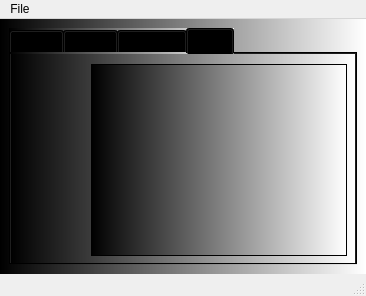
<?xml version="1.0" encoding="UTF-8"?>
<ui version="4.0">
 <class>MainWindow</class>
 <widget class="QMainWindow" name="MainWindow">
  <property name="geometry">
   <rect>
    <x>0</x>
    <y>0</y>
    <width>366</width>
    <height>296</height>
   </rect>
  </property>
  <property name="windowTitle">
   <string>MainWindow</string>
  </property>
  <widget class="QWidget" name="centralwidget">
   <property name="styleSheet">
    <string notr="true">background-color: qlineargradient(spread:pad, x1:0, y1:0, x2:1, y2:0, stop:0 rgba(0, 0, 0, 255), stop:1 rgba(255, 255, 255, 255));</string>
   </property>
   <layout class="QVBoxLayout" name="verticalLayout">
    <item>
     <widget class="QTabWidget" name="tabWidget">
      <property name="styleSheet">
       <string notr="true">background-color: qlineargradient(spread:pad, x1:0, y1:0, x2:1, y2:0, stop:0 rgba(0, 0, 0, 255), stop:1 rgba(255, 255, 255, 255));</string>
      </property>
      <property name="currentIndex">
       <number>3</number>
      </property>
      <widget class="QWidget" name="tab">
       <property name="styleSheet">
        <string notr="true">QWidget{
background-color: rgb(0, 0, 255);
}

QPushButton{
background-color: rgb(255, 255, 255);
}

QPushButton#pushButton_set_label{
background-color: rgb(255, 0, 255);
}
</string>
       </property>
       <attribute name="title">
        <string>Tab 1</string>
       </attribute>
       <widget class="QWidget" name="verticalLayoutWidget">
        <property name="geometry">
         <rect>
          <x>0</x>
          <y>0</y>
          <width>341</width>
          <height>201</height>
         </rect>
        </property>
        <layout class="QVBoxLayout" name="verticalLayout_2">
         <item>
          <widget class="QLabel" name="label">
           <property name="font">
            <font>
             <pointsize>18</pointsize>
            </font>
           </property>
           <property name="text">
            <string>TextLabel</string>
           </property>
           <property name="alignment">
            <set>Qt::AlignCenter</set>
           </property>
          </widget>
         </item>
         <item>
          <layout class="QHBoxLayout" name="horizontalLayout">
           <item>
            <widget class="QPushButton" name="pushButton_clear">
             <property name="text">
              <string>Clear label</string>
             </property>
            </widget>
           </item>
           <item>
            <widget class="QPushButton" name="pushButton_set_label">
             <property name="text">
              <string>Set label</string>
             </property>
            </widget>
           </item>
          </layout>
         </item>
        </layout>
       </widget>
      </widget>
      <widget class="QWidget" name="tab_2">
       <property name="autoFillBackground">
        <bool>false</bool>
       </property>
       <attribute name="title">
        <string>Tab 2</string>
       </attribute>
       <widget class="QPushButton" name="pushButton_convert">
        <property name="geometry">
         <rect>
          <x>260</x>
          <y>180</y>
          <width>75</width>
          <height>23</height>
         </rect>
        </property>
        <property name="styleSheet">
         <string notr="true">background-color: rgb(0, 170, 255);</string>
        </property>
        <property name="text">
         <string>Convert</string>
        </property>
       </widget>
       <widget class="QGroupBox" name="groupBox">
        <property name="geometry">
         <rect>
          <x>10</x>
          <y>69</y>
          <width>321</width>
          <height>101</height>
         </rect>
        </property>
        <property name="styleSheet">
         <string notr="true">background-color: rgb(255, 255, 255);</string>
        </property>
        <property name="title">
         <string>UI and PY conversions</string>
        </property>
        <widget class="QWidget" name="horizontalLayoutWidget">
         <property name="geometry">
          <rect>
           <x>0</x>
           <y>50</y>
           <width>321</width>
           <height>51</height>
          </rect>
         </property>
         <layout class="QHBoxLayout" name="horizontalLayout_2">
          <item>
           <widget class="QLabel" name="label_convert">
            <property name="text">
             <string>&lt;click radio button&gt;</string>
            </property>
           </widget>
          </item>
          <item>
           <widget class="QLineEdit" name="lineEdit"/>
          </item>
          <item>
           <widget class="QToolButton" name="toolButton">
            <property name="text">
             <string>...</string>
            </property>
           </widget>
          </item>
         </layout>
        </widget>
        <widget class="QRadioButton" name="radioButton_ui">
         <property name="geometry">
          <rect>
           <x>10</x>
           <y>20</y>
           <width>82</width>
           <height>17</height>
          </rect>
         </property>
         <property name="text">
          <string>UI to PY</string>
         </property>
        </widget>
        <widget class="QRadioButton" name="radioButton_exe">
         <property name="geometry">
          <rect>
           <x>120</x>
           <y>20</y>
           <width>82</width>
           <height>17</height>
          </rect>
         </property>
         <property name="text">
          <string>PY to EXE</string>
         </property>
        </widget>
       </widget>
      </widget>
      <widget class="QWidget" name="tab_3_network">
       <property name="styleSheet">
        <string notr="true"/>
       </property>
       <attribute name="title">
        <string>Network</string>
       </attribute>
       <widget class="QGroupBox" name="groupBox_2_client1">
        <property name="geometry">
         <rect>
          <x>10</x>
          <y>10</y>
          <width>121</width>
          <height>191</height>
         </rect>
        </property>
        <property name="styleSheet">
         <string notr="true">background-color: rgb(255, 255, 255);</string>
        </property>
        <property name="title">
         <string>TCP Client</string>
        </property>
        <widget class="QWidget" name="verticalLayoutWidget_2">
         <property name="geometry">
          <rect>
           <x>10</x>
           <y>19</y>
           <width>101</width>
           <height>161</height>
          </rect>
         </property>
         <layout class="QVBoxLayout" name="verticalLayout_4">
          <item>
           <widget class="QTextEdit" name="textEdit_client1"/>
          </item>
          <item>
           <widget class="QLineEdit" name="lineEdit_client1"/>
          </item>
          <item>
           <widget class="QPushButton" name="pushButton_client1_send">
            <property name="styleSheet">
             <string notr="true">background-color: rgb(255, 0, 0);
color: rgb(255, 255, 255);
</string>
            </property>
            <property name="text">
             <string>Connect to Server</string>
            </property>
           </widget>
          </item>
         </layout>
        </widget>
       </widget>
       <widget class="QGroupBox" name="groupBox_3_client2">
        <property name="geometry">
         <rect>
          <x>140</x>
          <y>10</y>
          <width>121</width>
          <height>191</height>
         </rect>
        </property>
        <property name="styleSheet">
         <string notr="true">background-color: rgb(255, 255, 255);</string>
        </property>
        <property name="title">
         <string>TCP Client</string>
        </property>
        <widget class="QWidget" name="verticalLayoutWidget_3">
         <property name="geometry">
          <rect>
           <x>10</x>
           <y>19</y>
           <width>101</width>
           <height>161</height>
          </rect>
         </property>
         <layout class="QVBoxLayout" name="verticalLayout_5">
          <item>
           <widget class="QTextEdit" name="textEdit_client2"/>
          </item>
          <item>
           <widget class="QLineEdit" name="lineEdit_client2"/>
          </item>
          <item>
           <widget class="QPushButton" name="pushButton_client2_send">
            <property name="styleSheet">
             <string notr="true">background-color: rgb(0, 0, 255);
color: rgb(255, 255, 255);</string>
            </property>
            <property name="text">
             <string>Connect to Server</string>
            </property>
           </widget>
          </item>
         </layout>
        </widget>
       </widget>
       <widget class="QGroupBox" name="groupBox_4_server">
        <property name="geometry">
         <rect>
          <x>270</x>
          <y>100</y>
          <width>61</width>
          <height>101</height>
         </rect>
        </property>
        <property name="styleSheet">
         <string notr="true">background-color: qlineargradient(spread:pad, x1:0, y1:0, x2:1, y2:0, stop:0 rgba(255, 178, 102, 255), stop:0.55 rgba(235, 148, 61, 255), stop:0.98 rgba(0, 0, 0, 255), stop:1 rgba(0, 0, 0, 0));</string>
        </property>
        <property name="title">
         <string>Server</string>
        </property>
        <widget class="QLabel" name="label_2">
         <property name="geometry">
          <rect>
           <x>10</x>
           <y>20</y>
           <width>47</width>
           <height>13</height>
          </rect>
         </property>
         <property name="text">
          <string>Port:</string>
         </property>
        </widget>
        <widget class="QLineEdit" name="lineEdit_4_port_number">
         <property name="geometry">
          <rect>
           <x>10</x>
           <y>40</y>
           <width>41</width>
           <height>20</height>
          </rect>
         </property>
         <property name="styleSheet">
          <string notr="true">background-color: rgb(255, 255, 255);</string>
         </property>
         <property name="text">
          <string>12345</string>
         </property>
        </widget>
        <widget class="QPushButton" name="pushButton_3_start">
         <property name="geometry">
          <rect>
           <x>10</x>
           <y>70</y>
           <width>41</width>
           <height>23</height>
          </rect>
         </property>
         <property name="styleSheet">
          <string notr="true">background-color: rgb(0, 0, 0);
color: rgb(255, 255, 255);
</string>
         </property>
         <property name="text">
          <string>Start</string>
         </property>
        </widget>
       </widget>
      </widget>
      <widget class="QWidget" name="tab_4_SQL">
       <attribute name="title">
        <string>SQL</string>
       </attribute>
       <widget class="QTableView" name="tableView">
        <property name="geometry">
         <rect>
          <x>80</x>
          <y>10</y>
          <width>256</width>
          <height>192</height>
         </rect>
        </property>
       </widget>
      </widget>
     </widget>
    </item>
   </layout>
  </widget>
  <widget class="QMenuBar" name="menubar">
   <property name="geometry">
    <rect>
     <x>0</x>
     <y>0</y>
     <width>366</width>
     <height>21</height>
    </rect>
   </property>
   <widget class="QMenu" name="menuFile">
    <property name="title">
     <string>File</string>
    </property>
    <addaction name="actionNew"/>
    <addaction name="separator"/>
    <addaction name="actionExit"/>
   </widget>
   <addaction name="menuFile"/>
  </widget>
  <widget class="QStatusBar" name="statusbar">
   <property name="statusTip">
    <string>Statusbar</string>
   </property>
  </widget>
  <action name="actionNew">
   <property name="icon">
    <iconset>
     <normaloff>../icons/new_icon.png</normaloff>../icons/new_icon.png</iconset>
   </property>
   <property name="text">
    <string>New</string>
   </property>
   <property name="statusTip">
    <string>New File</string>
   </property>
  </action>
  <action name="actionExit">
   <property name="icon">
    <iconset>
     <normaloff>../icons/exit_icon.png</normaloff>../icons/exit_icon.png</iconset>
   </property>
   <property name="text">
    <string>Exit</string>
   </property>
  </action>
 </widget>
 <resources/>
 <connections/>
 <slots>
  <slot>slot1()</slot>
 </slots>
</ui>
